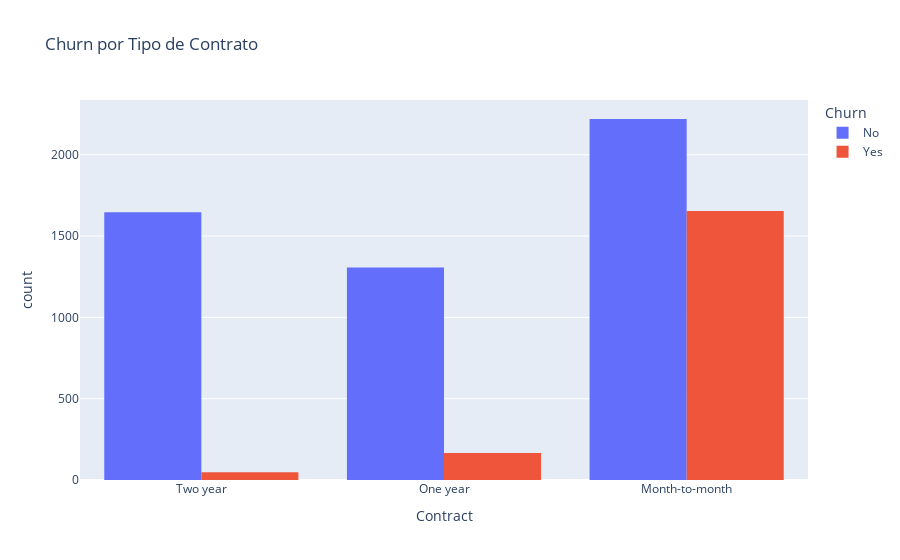

This figure's notebook cell:
### Markdown cell above
Tipo de contrato

### Code cell
fig = px.histogram(dados, x='Contract', color='Churn', barmode='group',
                   title='Churn por Tipo de Contrato')
fig.show()

### Figure 1 — Plotly figure (JSON) as saved in the notebook; plotly's stock layout.template omitted (floating-point values rounded to 4 significant figures; data arrays with more than 128 entries replaced by an {"elided": "..."} marker saying what was removed)
{"data": [{"alignmentgroup": "True", "bingroup": "x", "hovertemplate": "Churn=No<br>Contract=%{x}<br>count=%{y}<extra></extra>", "legendgroup": "No", "marker": {"color": "#636efa", "pattern": {"shape": ""}}, "name": "No", "offsetgroup": "No", "orientation": "v", "showlegend": true, "type": "histogram", "x": {"elided": "5174 str values"}, "xaxis": "x", "yaxis": "y"}, {"alignmentgroup": "True", "bingroup": "x", "hovertemplate": "Churn=Yes<br>Contract=%{x}<br>count=%{y}<extra></extra>", "legendgroup": "Yes", "marker": {"color": "#EF553B", "pattern": {"shape": ""}}, "name": "Yes", "offsetgroup": "Yes", "orientation": "v", "showlegend": true, "type": "histogram", "x": {"elided": "1869 str values"}, "xaxis": "x", "yaxis": "y"}], "layout": {"barmode": "group", "legend": {"title": {"text": "Churn"}, "tracegroupgap": 0}, "title": {"text": "Churn por Tipo de Contrato"}, "xaxis": {"anchor": "y", "domain": [0, 1], "title": {"text": "Contract"}}, "yaxis": {"anchor": "x", "domain": [0, 1], "title": {"text": "count"}}}}
